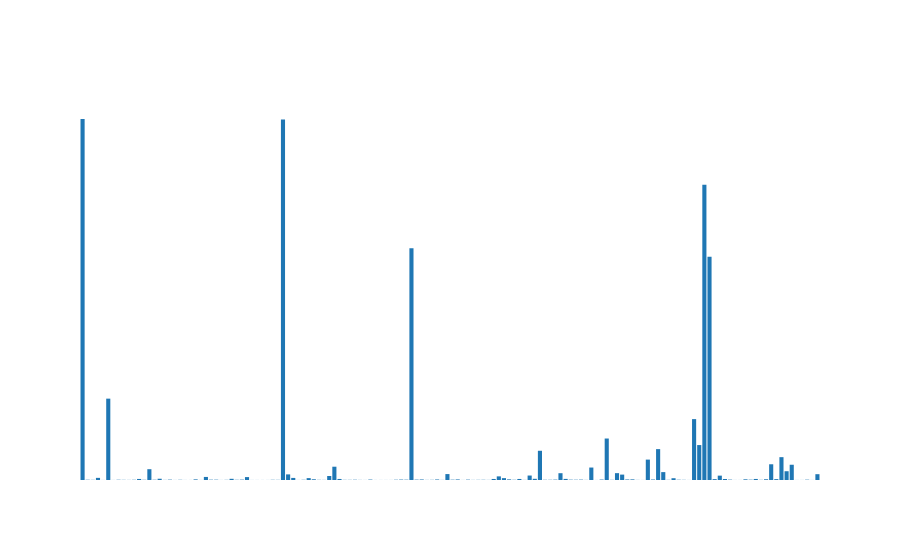

This figure's notebook cell:
### Code cell
plot_data = [dict(
                type='bar',
                x=alch_types['Class/TypeCode'],
                y=alch_types['count'])]

layout = dict(
            title = 'Applications by Type',
            xaxis = dict(tickangle = -45),
            margin = dict(b = 200)
             )

# clean version, no labels
layout = dict(
            xaxis = dict(visible = False),
            yaxis = dict(visible = False)
             )

fig = dict( data=plot_data, layout=layout )
plotly.offline.iplot( fig, filename='TypeCounts.html' )

### Figure 1 — Plotly figure (JSON) as saved in the notebook; plotly's stock layout.template omitted (floating-point values rounded to 4 significant figures; data arrays with more than 128 entries replaced by an {"elided": "..."} marker saying what was removed)
{"data": [{"type": "bar", "x": {"elided": "144 str values"}, "y": {"elided": "144 int values"}}], "layout": {"xaxis": {"visible": false}, "yaxis": {"visible": false}}}
